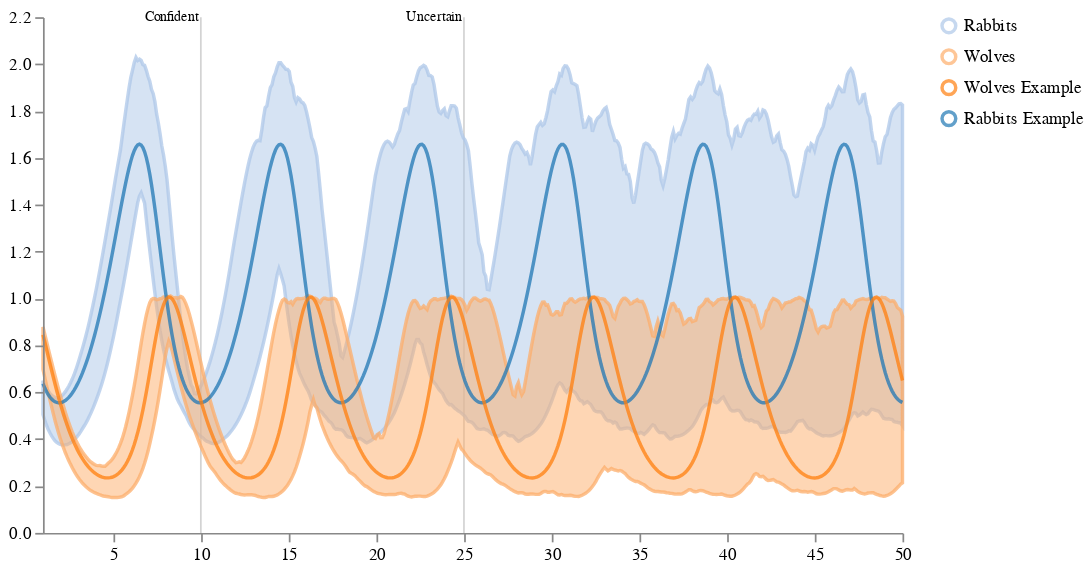

Notebook code for this chart:
### Code cell
traces = trajectories.select_traces(prior_samples,
                                    keep=".*_sol", 
                                    relabel={"Rabbits_sol": "Rabbits Example", "Wolves_sol": "Wolves Example"})

nice_labels={"Rabbits_sol": "Rabbits", "Wolves_sol": "Wolves"}
colors = {"Rabbits": "#aec7e8", 
          "Wolves": "#fdae6b",  
          "Wolves Example": "#ff7f0e",
          "Rabbits Example": "#1f77b4",
          "trash": "black", 
          "gamma": None}

schema = plots.trajectories(prior_samples,
                           traces=traces,
                           relabel=nice_labels,
                           colors=colors,
                           markers={"Confident": 10, "Uncertain": 25}
                           )
schema = plots.pad(schema, 5)
plots.save_schema(schema, "_schema.json")
plots.ipy_display(schema, format="interactive")

### Figure 1 — Vega specification as saved in the notebook (floating-point values rounded to 4 significant figures; data arrays with more than 128 entries replaced by an {"elided": "..."} marker saying what was removed)
{"$schema": "https://vega.github.io/schema/vega/v5.json", "axes": [{"name": "x_axis", "orient": "bottom", "scale": "xscale", "zindex": 100}, {"name": "y_axis", "orient": "left", "scale": "yscale", "zindex": 100}], "data": [{"name": "distributions", "values": {"elided": "1000 records"}}, {"name": "traces", "transform": [{"expr": "isValid(datum.value)", "type": "filter"}], "values": {"elided": "1000 records"}}, {"name": "points", "values": []}, {"name": "markers", "values": [{"label": "Confident", "timepoint": 10}, {"label": "Uncertain", "timepoint": 25}]}, {"name": "selected", "on": [{"remove": true, "trigger": "clear"}, {"remove": true, "trigger": "!shift"}, {"insert": "clicked", "trigger": "!shift && clicked"}, {"toggle": "clicked", "trigger": "shift && clicked"}]}, {"name": "selectedData", "on": [{"remove": true, "trigger": "clearData"}, {"toggle": "clickedData", "trigger": "clickedData"}]}], "height": 300, "legends": [{"encode": {"labels": {"interactive": true, "name": "legendLabel", "update": {"opacity": [{"test": "!length(data('selectedData')) || indata('selectedData', 'value', datum.value)", "value": 1}, {"value": 0.25}]}}, "symbols": {"interactive": true, "name": "legendSymbol", "update": {"fill": {"value": "transparent"}, "opacity": [{"test": "!length(data('selected')) || indata('selected', 'value', datum.value) || indata('selectedData', 'value', datum.value)", "value": 0.7}, {"value": 0.15}], "size": {"value": 64}, "strokeWidth": {"value": 2}}}}, "name": "color_legend", "stroke": "color"}], "marks": [{"from": {"facet": {"data": "points", "groupby": "trajectory", "name": "points_split"}}, "marks": [{"encode": {"hover": {"fillOpacity": {"value": 0.9}}, "update": {"fill": {"field": "trajectory", "scale": "color"}, "fillOpacity": [{"test": "!length(data('selected')) || indata('selected', 'value', datum.trajectory)", "value": 0.5}, {"value": 0.15}], "size": {"value": 10}, "stroke": {"field": "trajectory", "scale": "color"}, "strokeOpacity": [{"test": "!length(data('selected')) || indata('selected', 'value', datum.trajectory)", "value": 0.75}, {"value": 0.15}], "strokeWidth": {"value": 2}, "tooltip": {"field": "value"}, "x": {"field": "timepoint", "scale": "xscale"}, "y": {"field": "value", "scale": "yscale"}}}, "from": {"data": "points_split"}, "name": "_points_symbol", "type": "symbol", "zindex": 3}, {"encode": {"hover": {"fillOpacity": {"value": 0.9}}, "update": {"interpolate": {"value": "linear"}, "stroke": {"field": "trajectory", "scale": "color"}, "strokeOpacity": [{"test": "!length(data('selected')) || indata('selected', 'value', datum.trajectory)", "value": 0.3}, {"value": 0.1}], "strokeWidth": {"value": 2}, "x": {"field": "timepoint", "scale": "xscale"}, "y": {"field": "value", "scale": "yscale"}}}, "from": {"data": "points_split"}, "name": "_points_line", "type": "line", "zindex": 3}], "name": "_points", "type": "group", "zindex": 3}, {"from": {"facet": {"data": "traces", "groupby": "trajectory", "name": "traces_split"}}, "marks": [{"encode": {"hover": {"fillOpacity": {"value": 0.9}}, "update": {"interpolate": {"value": "linear"}, "stroke": {"field": "trajectory", "scale": "color"}, "strokeOpacity": [{"test": "!length(data('selected')) || indata('selected', 'value', datum.trajectory)", "value": 0.75}, {"value": 0.15}], "strokeWidth": {"value": 2}, "x": {"field": "timepoint", "scale": "xscale"}, "y": {"field": "value", "scale": "yscale"}}}, "from": {"data": "traces_split"}, "name": "_traces_lines", "type": "line"}], "name": "_traces", "type": "group", "zindex": 2}, {"from": {"facet": {"data": "distributions", "groupby": "trajectory", "name": "trajectory_split"}}, "marks": [{"encode": {"hover": {"fillOpacity": {"value": 0.9}}, "update": {"fill": {"field": "trajectory", "scale": "color"}, "fillOpacity": [{"test": "!length(data('selected')) || indata('selected', 'value', datum.trajectory)", "value": 0.5}, {"value": 0.15}], "interpolate": {"value": "linear"}, "stroke": {"field": "trajectory", "scale": "color"}, "strokeOpacity": [{"test": "!length(data('selected')) || indata('selected', 'value', datum.trajectory)", "value": 0.75}, {"value": 0.15}], "strokeWidth": {"value": 2}, "x": {"field": "timepoint", "scale": "xscale"}, "y": {"field": "upper", "scale": "yscale"}, "y2": {"field": "lower", "scale": "yscale"}}}, "from": {"data": "trajectory_split"}, "interactive": true, "name": "area", "type": "area"}], "name": "_distributions", "type": "group", "zindex": 1}, {"marks": [{"encode": {"enter": {"stroke": {"value": "lightgray"}}, "update": {"opacity": {"value": 1}, "x": {"field": "timepoint", "scale": "xscale"}, "y": {"signal": "height"}, "y2": {"value": 0}}}, "from": {"data": "markers"}, "name": "_marker text", "type": "rule"}, {"encode": {"enter": {"fontSize": {"value": 8}, "text": {"field": "datum.label"}, "y": {"value": 0}}}, "from": {"data": "_marker text"}, "name": "_marker flags", "transform": [{"as": ["x", "_y", "opacity", "align", "baseline"], "lineAnchor": "start", "offset": [1], "size": {"signal": "[width, height]"}, "type": "label"}], "type": "text"}], "name": "_markers", "type": "group"}], "padding": 5, "scales": [{"domain": {"fields": [{"data": "distributions", "field": "timepoint"}, {"data": "traces", "field": "timepoint"}, {"data": "points", "field": "timepoint"}, {"data": "markers", "field": "timepoint"}]}, "name": "xscale", "range": "width", "type": "linear", "zero": false}, {"domain": {"fields": [{"data": "distributions", "field": "lower"}, {"data": "distributions", "field": "upper"}, {"data": "traces", "field": "value"}, {"data": "points", "field": "value"}]}, "name": "yscale", "nice": true, "range": "height", "type": "linear", "zero": true}, {"domain": ["Rabbits", "Wolves", "Wolves Example", "Rabbits Example"], "name": "color", "range": ["#aec7e8", "#fdae6b", "#ff7f0e", "#1f77b4"], "type": "ordinal"}], "signals": [{"name": "clear", "on": [{"events": "mouseup[!event.item]", "force": true, "update": "true"}], "value": true}, {"name": "shift", "on": [{"events": "@legendSymbol:click, @legendLabel:click", "force": true, "update": "event.shiftKey"}], "value": false}, {"name": "clicked", "on": [{"events": "@legendSymbol:click, @legendLabel:click", "force": true, "update": "{value: datum.value}"}], "value": null}, {"name": "clearData", "on": [{"events": "mouseup[!event.item]", "force": true, "update": "true"}], "value": true}, {"name": "clickedData", "on": [{"events": "@area:click", "force": true, "update": "{value: datum.trajectory}"}], "value": null}], "width": 500}
